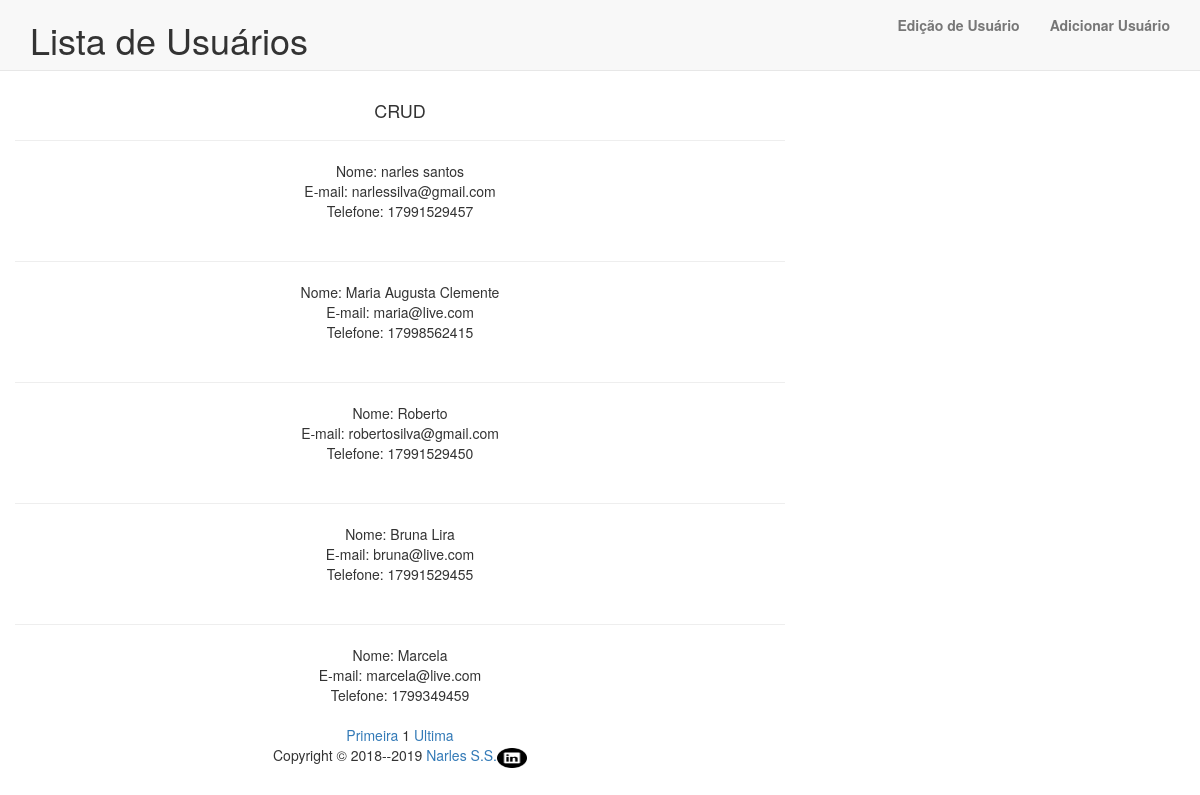
The page /lista.php on the database its author committed.
### tables this page shows
CREATE TABLE `usuarios` (
  `id` int(11) NOT NULL,
  `nome` varchar(100) NOT NULL,
  `email` varchar(120) NOT NULL,
  `telefone` varchar(15) NOT NULL
);

### lista.php (the view, shortened to what this page needs)
<?php
include_once("conexao.php");
?>
<!DOCTYPE html>
<html lang="pt-br">
	<head>
		<link rel="stylesheet" href="https://maxcdn.bootstrapcdn.com/bootstrap/3.3.6/css/bootstrap.min.css">
	</head>
	<body>
	    <nav class="navbar navbar-default navbar-static-top">
	      <div class="container">
	        <div class="navbar-header">
	          <h1>Lista de Usuários</h1>
	        </div>
	        <div id="navbar" class="navbar-collapse collapse">
	          <ul class="nav navbar-nav navbar-right">
	            <li><a href="index.php"><b>Edição de Usuário </b></a></li>
	            <li><a href="cadastro.php"><b>Adicionar Usuário </b></a></li>
	          </ul>
	        </div>
	      </div>
	    </nav>
		       <div class="col-lg-8" align="center">
            <span ><center><h4>CRUD</h4></center></span>
		<?php
		$pagina_atual = filter_input(INPUT_GET,'pagina', FILTER_SANITIZE_NUMBER_INT);
		$pagina = (!empty($pagina_atual)) ? $pagina_atual : 1;
		$qnt_result_pg = 5;
		$inicio = ($qnt_result_pg * $pagina) - $qnt_result_pg;
		$result_usuarios = "SELECT * FROM usuarios LIMIT $inicio, $qnt_result_pg ; ";
		$resultado_usuarios = mysqli_query($conn, $result_usuarios);
		while($row_usuario = mysqli_fetch_assoc($resultado_usuarios))
		{
			echo "<hr><div> Nome: " . $row_usuario['nome'] . "<br>";
			echo "E-mail: " . $row_usuario['email'] . "<br>";
			echo "Telefone: " . $row_usuario['telefone'] . "<br><br>";
		}
		$result_pg = "SELECT COUNT(id) AS num_result FROM usuarios";
		$resultado_pg = mysqli_query($conn, $result_pg);
		$row_pg = mysqli_fetch_assoc($resultado_pg);
		$quantidade_pg = ceil($row_pg['num_result'] / $qnt_result_pg);
		echo "<a href='lista.php?pagina=1'>Primeira</a> ";
		echo "$pagina ";
		echo "<a href='lista.php?pagina=$quantidade_pg'>Ultima</a>";
		echo "<br><p>Copyright &copy; 2018--" . date("Y") . " <a href='https://www.linkedin.com/in/narles-silva-953b0b15b'>Narles S.S.<img src='imagens\iconein.png'alt=”some text” width=30 height=20</a></p>";
		?></div>
	</body>
</html>

### rows shown on the page
usuarios: nome "narles santos", email "narlessilva@gmail.com", telefone "17991529457"
usuarios: nome "Maria Augusta Clemente", email "maria@live.com", telefone "17998562415"
usuarios: nome "Roberto", email "robertosilva@gmail.com", telefone "17991529450"
usuarios: nome "Bruna Lira", email "bruna@live.com", telefone "17991529455"
usuarios: nome "Marcela", email "marcela@live.com", telefone "1799349459"

### other values the page prints
$pagina "1"
